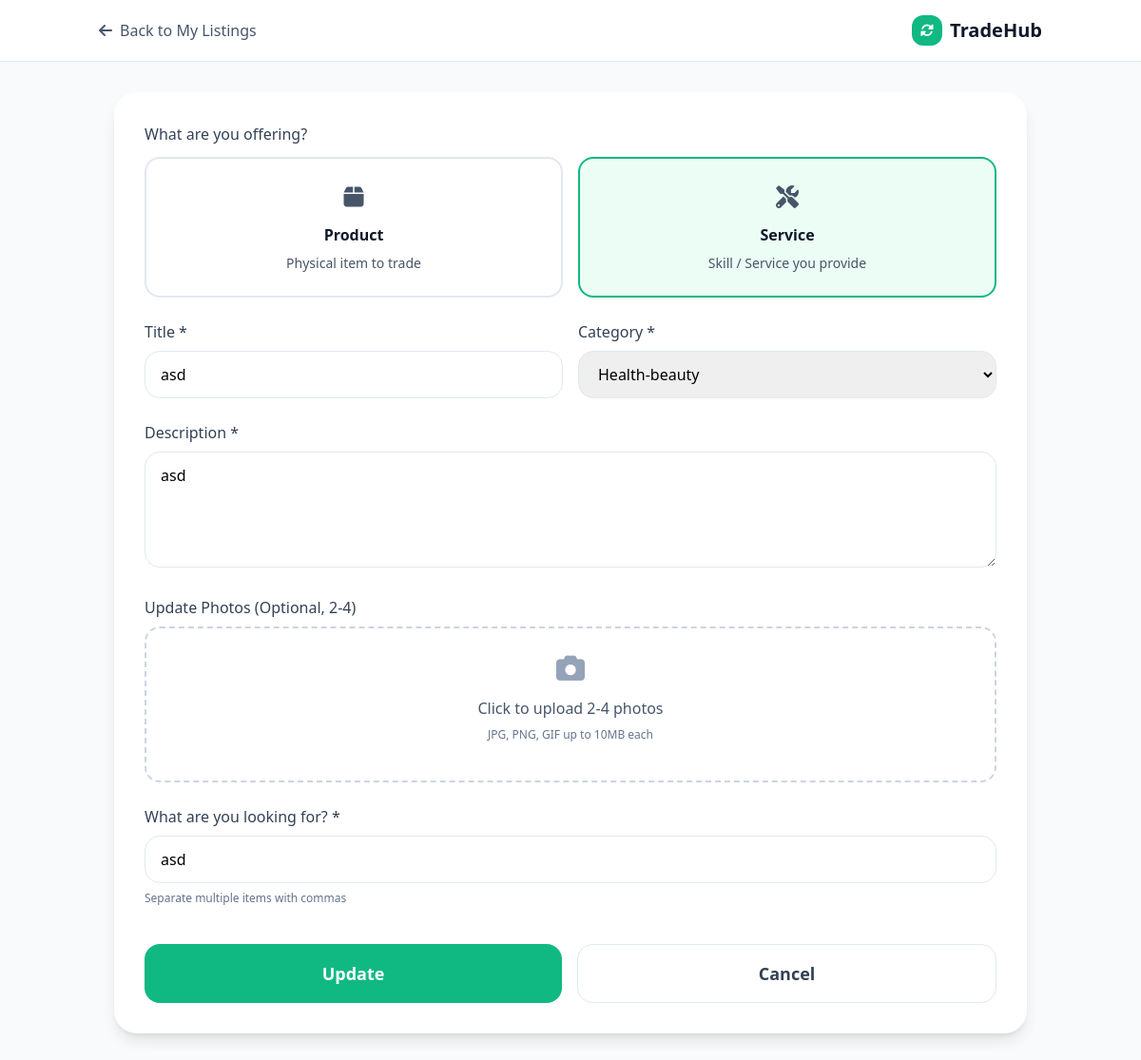
Screenshot of /Pages/edit-listing.php?id=5 (signed in) with the database file from the repository.
### tables this page shows
CREATE TABLE `site_settings` (
  `id` int(11) NOT NULL,
  `setting_key` varchar(100) NOT NULL,
  `setting_value` text DEFAULT NULL,
  `created_at` timestamp NOT NULL DEFAULT current_timestamp(),
  `updated_at` timestamp NOT NULL DEFAULT current_timestamp() ON UPDATE current_timestamp()
);

CREATE TABLE `listings` (
  `id` int(11) NOT NULL,
  `user_id` int(11) NOT NULL,
  `title` varchar(255) NOT NULL,
  `description` text NOT NULL,
  `type` enum('product','service') NOT NULL,
  `category` varchar(100) NOT NULL,
  `image_url` varchar(500) DEFAULT NULL,
  `looking_for` longtext DEFAULT NULL CHECK (json_valid(`looking_for`)),
  `status` enum('active','inactive','deleted') DEFAULT 'active',
  `views` int(11) DEFAULT 0,
  `created_at` timestamp NOT NULL DEFAULT current_timestamp(),
  `updated_at` timestamp NOT NULL DEFAULT current_timestamp() ON UPDATE current_timestamp()
);

### Pages/edit-listing.php (the view, shortened to what this page needs)
<?php
$conn = getDBConnection();
$listing_id = isset($_GET['id']) ? (int)$_GET['id'] : 0;
$query = "SELECT * FROM listings WHERE id = ? AND user_id = ?";
$stmt = $conn->prepare($query);
$stmt->bind_param('ii', $listing_id, $_SESSION['user_id']);
$stmt->execute();
$result = $stmt->get_result();
$listing = $result->fetch_assoc();
include '../includes/header.php';
?>
<div class="min-h-screen bg-slate-50">
    <header class="bg-white border-b border-slate-200">
        <div class="container mx-auto px-4 py-4 flex items-center justify-between">
            <a href="my-listings.php" class="flex items-center space-x-2 text-slate-600 hover:text-slate-900">
                <i class="fas fa-arrow-left"></i>
                <span>Back to My Listings</span>
            </a>
            <a href="dashboard.php" class="flex items-center space-x-2">
                <div class="w-8 h-8 bg-emerald-500 rounded-xl flex items-center justify-center">
                    <i class="fas fa-sync-alt text-white text-sm"></i>
                </div>
                <span class="text-xl font-bold text-slate-900"><?php include "../includes/Name.php";?></span>
            </a>
        </div>
    </header>
    <div class="container mx-auto px-4 py-8">
        <div class="w-full mx-auto px-4 sm:max-w-xl md:max-w-3xl lg:max-w-5xl xl:max-w-6xl">
            <div class="bg-white rounded-3xl shadow-lg p-8">
                <form method="POST" enctype="multipart/form-data" class="space-y-6">
                    <div class="space-y-3">
    <label class="text-slate-700 font-medium">What are you offering?</label>
    <div class="grid grid-cols-2 md:grid-cols-2 gap-4">
        <label class="relative">
            <div class="border-2 border-slate-200 rounded-2xl p-6 text-center cursor-pointer peer-checked:border-emerald-500 peer-checked:bg-emerald-50 hover:border-slate-300 transition-colors h-full flex flex-col justify-between">
                <i class="fas fa-box text-2xl text-slate-600 peer-checked:text-emerald-600 mb-3"></i>
                <h3 class="font-semibold text-slate-900 mb-2">Product</h3>
                <p class="text-sm text-slate-600 line-clamp-3">Physical item to trade</p>
            </div>
        </label>
        <label class="relative">
            <div class="border-2 border-slate-200 rounded-2xl p-6 text-center cursor-pointer peer-checked:border-emerald-500 peer-checked:bg-emerald-50 hover:border-slate-300 transition-colors h-full flex flex-col justify-between">
                <i class="fas fa-tools text-2xl text-slate-600 peer-checked:text-emerald-600 mb-3"></i>
                <h3 class="font-semibold text-slate-900 mb-2">Service</h3>
                <p class="text-sm text-slate-600 line-clamp-3">Skill / Service you provide</p>
            </div>
        </label>
    </div>
</div>
                <div class="grid grid-cols-1 md:grid-cols-2 gap-4">
                    <div class="space-y-2">
                        <label for="title" class="text-slate-700 font-medium">Title *</label>
                        <input
                            id="title"
                            name="title"
                            type="text"
                            placeholder="What are you offering?"
                            value="<?php echo htmlspecialchars($listing['title']); ?>"
                            class="w-full px-4 py-3 rounded-2xl border border-slate-200 focus:border-emerald-500 focus:ring-2 focus:ring-emerald-500 focus:ring-opacity-20"
                            required
                        />
                    </div>
                        <div class="space-y-2">
                            <label for="category" class="text-slate-700 font-medium">Category *</label>
                            <select
                                id="category"
                                name="category"
                                class="w-full px-4 py-3 rounded-2xl border border-slate-200 focus:border-emerald-500 focus:ring-2 focus:ring-emerald-500 focus:ring-opacity-20"
                                required
                            >
                            <option value="<?php echo htmlspecialchars($listing['category']); ?>">
                                <?php echo ucfirst(htmlspecialchars($listing['category'])); ?>
                            </option>
                            </select>
                        </div>
                </div>
                    <div class="space-y-2">
                        <label for="description" class="text-slate-700 font-medium">Description *</label>
                        <textarea
                            id="description"
                            name="description"
                            rows="4"
                            placeholder="Describe your item or service in detail..."
                            class="w-full px-4 py-3 rounded-2xl border border-slate-200 focus:border-emerald-500 focus:ring-2 focus:ring-emerald-500 focus:ring-opacity-20"
                            required
                        ><?php echo htmlspecialchars($listing['description']); ?></textarea>
                    </div>
<div class="space-y-2">
    <label for="images" class="text-slate-700 font-medium">Update Photos (Optional, 2-4)</label>
    <div class="border-2 border-dashed border-slate-300 rounded-2xl p-6 text-center hover:border-emerald-400 transition-colors">
        <div id="uploadArea" class="cursor-pointer" onclick="document.getElementById('images').click()">
            <i class="fas fa-camera text-3xl text-slate-400 mb-3"></i>
            <p class="text-slate-600 mb-2">Click to upload 2-4 photos</p>
            <p class="text-xs text-slate-500">JPG, PNG, GIF up to 10MB each</p>
        </div>
    </div>
</div>
                    <div class="space-y-2">
                        <label for="looking_for" class="text-slate-700 font-medium">What are you looking for? *</label>
                        <input
                            id="looking_for"
                            name="looking_for"
                            type="text"
                            placeholder="e.g., Guitar lessons, Photography services, Web design"
                            value="<?php echo htmlspecialchars(implode(', ', json_decode($listing['looking_for'], true) ?? [])); ?>"
                            class="w-full px-4 py-3 rounded-2xl border border-slate-200 focus:border-emerald-500 focus:ring-2 focus:ring-emerald-500 focus:ring-opacity-20"
                            required
                        />
                        <p class="text-xs text-slate-500">Separate multiple items with commas</p>
                    </div>
                    <div class="pt-4 flex space-x-4">
                        <button
                            type="submit"
                            class="flex-1 bg-emerald-500 hover:bg-emerald-600 text-white py-4 rounded-2xl font-semibold text-lg transition-colors"
                        >
                            Update
                        </button>
                        <a
                            href="my-listings.php"
                            class="flex-1 border border-slate-200 hover:bg-slate-50 text-slate-700 py-4 rounded-2xl font-semibold text-lg text-center transition-colors"
                        >
                            Cancel
                        </a>
                    </div>
                </form>
            </div>
        </div>
    </div>
</div>
<?php include '../includes/footer.php'; ?>

### includes/Name.php
<?php
require_once '../config/config.php';
$conn = getDBConnection();
$query = "SELECT setting_value FROM site_settings WHERE setting_key = 'site_name' LIMIT 1";
$result = $conn->query($query);
if ($result && $row = $result->fetch_assoc()) {
    echo htmlspecialchars($row['setting_value']);
}
?>

### assets/css/style.css (style rules this page uses)
* { transition: all 0.2s ease-in-out; }

### includes/header.php (style rules this page uses)
.line-clamp-3 { display: -webkit-box; -webkit-line-clamp: 3; -webkit-box-orient: vertical; overflow: hidden; }
input[type="radio"]:checked + div { border-color: #10b981; background-color: #ecfdf5; }
* { transition: all 0.2s ease-in-out; }

### rows the page displays
site_settings: setting_value "TradeHub"
listings: title "asd", category "Health-beauty", description "asd", looking_for "asd"
